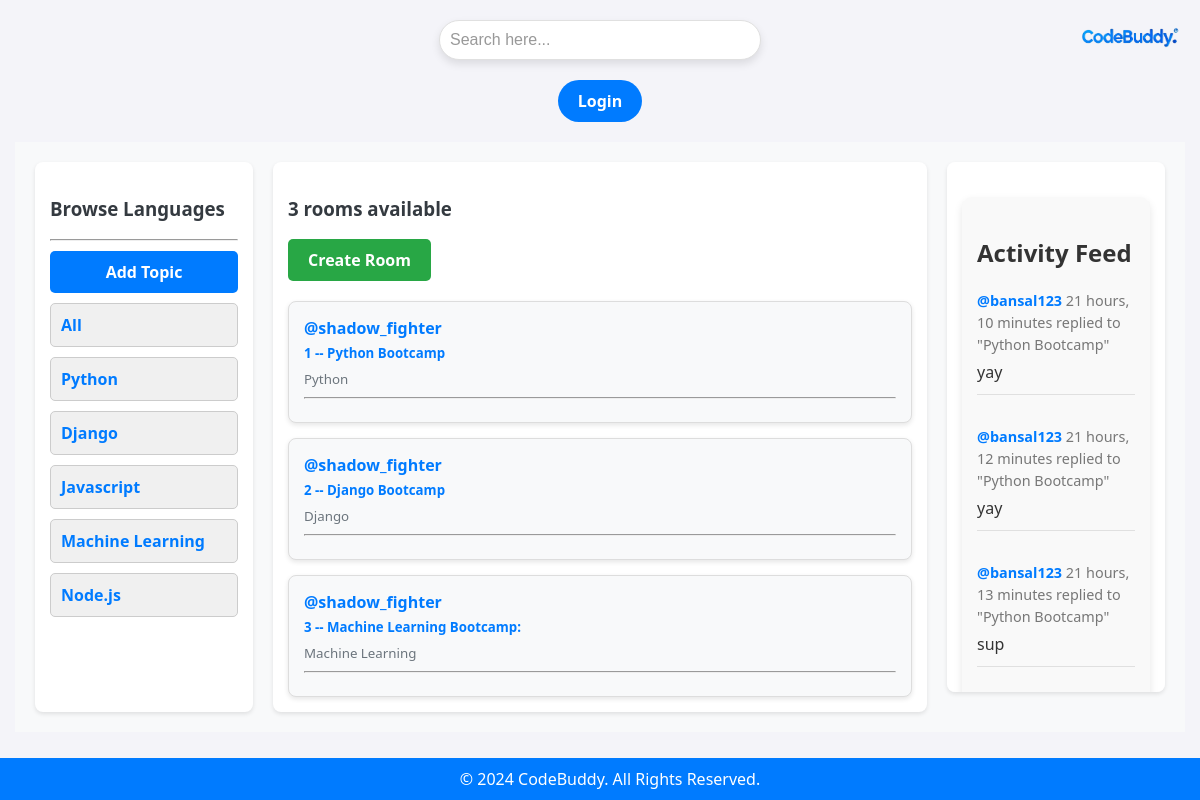
Page /?q=Python on the committed database.
### base1/models.py (models this page shows, shortened)
class Topic(models.Model):
    name = models.CharField(max_length=200)
    def __str__(self):
        return self.name

class Room(models.Model):
    host = models.ForeignKey(User, on_delete=models.SET_NULL, null = True)
    topic = models.ForeignKey(Topic, on_delete=models.SET_NULL, null = True)
    name = models.CharField(max_length=200)
    description = models.TextField(null = True)
    participants = models.ManyToManyField(User, related_name='participants', blank = True)
    updated = models.DateTimeField(auto_now= True)
    createds = models.DateTimeField(auto_now_add=True)
    class Meta:
        ordering = ['-updated', '-createds']
    def __str__(self):
        return self.name

class messages(models.Model):
    user = models.ForeignKey(User, on_delete=models.CASCADE)
    room = models.ForeignKey(Room, on_delete = models.CASCADE)
    body = models.TextField()
    updated = models.DateTimeField(auto_now= True)
    createds = models.DateTimeField(auto_now_add=True)
    class Meta:
        ordering = ['-updated', '-createds']

### base1/views.py (the view)
# urls.py: path('', views.home, name = "home" ),
def home(request):
    q = request.GET.get('q') if request.GET.get('q') != None else ''
    rooms = Room.objects.filter(
        Q(topic__name__icontains = q) |
        Q(name__icontains = q) |
        Q(description__icontains = q)
        )
    topics = Topic.objects.all()
    count_rooms = rooms.count()
    room_messages = messages.objects.filter(
        Q(room__topic__name__icontains = q)
    )
    context = {"rooms": rooms, "topics": topics, "count_rooms": count_rooms, "room_messages":room_messages}
    return render(request,'base1/home.html', context)

### base1/templates/base1/home.html (shortened to what this page needs)
{% extends "main.html" %}
{% block content %}
<div class="home-container">
    <div>
        {% include 'base1/topics_component.html' %}
    </div>
    <div>
        {% include 'base1/feed_component.html' %}
    </div>
    <div class="activity-feed">
        {% include 'base1/activity_component.html' %}
    </div>
</div>
{% endblock %}

### base1/templates/base1/topics_component.html (shortened to what this page needs)
<h3>Browse Languages</h3>
<hr>
<div class="topics-container">
    <a href="{% url 'create-topic' %}" class="add-topic-btn">Add Topic</a>
    <div class="topic-item">
        <a href="{% url 'home' %}" class="topic-link">All</a>
    </div>
    {% for topic in topics %}
    <div class="topic-item">
        <a href="{% url 'home' %}?q={{ topic.name }}" class="topic-link">{{ topic }}</a>
    </div>
    {% endfor %}
</div>

### base1/templates/base1/feed_component.html (shortened to what this page needs)
<h3>{{count_rooms}} rooms available</h3>
<a href="{% url 'create-room' %}" class="create-room-button">Create Room</a>
<div class="room-list">
    {% for room in rooms %}
    <div class="room-card">
        <span class="room-host"><a href="{% url 'user-profile' room.host.id %}">@{{room.host}}</a></span>
        <h5 class="room-title">{{room.id}} -- <a href="{% url 'room' room.id %}">{{room.name}}</a></h5>
        <small class="room-topic">{{room.topic}}</small>
        <hr>
    </div>
    {% endfor %}
</div>

### base1/templates/base1/activity_component.html (shortened to what this page needs)
<!DOCTYPE html>
<html lang="en">
<head>
</head>
<body>
    <div class="activity-feed-container">
        <h3>Activity Feed</h3>
        {% for message in room_messages %}
        <div class="activity-message">
            <small>
                <a href="{% url 'user-profile' message.user.id %}">@{{ message.user }}</a>
                {{ message.createds|timesince }}
            </small>
            <small> replied to "{{ message.room }}" </small>
            <p>{{ message.body }}</p>
            <hr>
        </div>
        {% endfor %}
    </div>
</body>
</html>

### templates/main.html (style rules this page uses)
body { font-family: 'Segoe UI', Tahoma, Geneva, Verdana, sans-serif; background-color: #f4f4f9; margin: 0; padding: 0; color: #333; }
a { text-decoration: none; color: #007bff; }
h1, h2, h3 { color: #333; font-weight: 600; }

### templates/navbar.html (style rules this page uses)
body { font-family: 'Segoe UI', Tahoma, Geneva, Verdana, sans-serif; background-color: #f4f4f9; margin: 0; padding: 0; color: #333; }
h3 { color: #333; font-weight: 600; }
a { text-decoration: none; color: #007bff; font-weight: bold; }

### base1/templates/base1/home.html (style rules this page uses)
.home-container { display: grid; grid-template-columns: 1fr 3fr 1fr; gap: 20px; padding: 20px; background-color: #f8f9fa; }
.home-container > div { background-color: white; border-radius: 8px; box-shadow: 0 2px 4px rgba(0, 0, 0, 0.1); padding: 15px; }
.activity-feed { max-height: 500px; overflow-y: auto; }
h3 { color: #343a40; }

### base1/templates/base1/topics_component.html (style rules this page uses)
.topics-container { display: flex; flex-direction: column; gap: 10px; margin-top: 10px; }
.add-topic-btn { display: inline-block; background-color: #007bff; color: white; padding: 10px 20px; border-radius: 5px; text-align: center; font-weight: bold; text-decoration: none; transition: background-color 0.3s; }
.topic-item { background-color: #f0f0f0; border: 1px solid #ccc; border-radius: 5px; padding: 10px; transition: background-color 0.3s; }
.topic-link { text-decoration: none; color: #007bff; font-weight: bold; display: block; }

### base1/templates/base1/feed_component.html (style rules this page uses)
.create-room-button { display: inline-block; padding: 10px 20px; background-color: #28a745; color: white; text-decoration: none; border-radius: 5px; margin-bottom: 20px; transition: background-color 0.3s ease; }
.room-list { display: flex; flex-direction: column; gap: 15px; }
.room-card { padding: 15px; background-color: #f8f9fa; border: 1px solid #ddd; border-radius: 8px; box-shadow: 0px 2px 5px rgba(0, 0, 0, 0.1); }
.room-host { font-weight: bold; color: #333; }
.room-title { margin: 5px 0; color: #007bff; }
.room-topic { color: #6c757d; }

### base1/templates/base1/activity_component.html (style rules this page uses)
.activity-feed-container { max-width: 600px; margin: 20px auto; padding: 15px; background-color: #f9f9f9; border-radius: 10px; box-shadow: 0 4px 8px rgba(0, 0, 0, 0.1); }
.activity-feed-container h3 { font-size: 1.5rem; color: #333; margin-bottom: 10px; }
.activity-message { padding: 10px 0; }
.activity-message small { color: #777; font-size: 0.9rem; }
.activity-message p { color: #333; font-size: 1rem; margin: 5px 0; line-height: 1.5; }
.activity-message a { text-decoration: none; color: #007bff; }
.activity-message hr { border: 0; border-top: 1px solid #e0e0e0; margin: 10px 0; }

### rows in the picture
Topic: name "Python"
Topic: name "Django"
Topic: name "Javascript"
Topic: name "Machine Learning"
Topic: name "Node.js"
Room: host "shadow_fighter", id "1", name "Python Bootcamp", topic "Python"
Room: host "shadow_fighter", id "2", name "Django Bootcamp", topic "Django"
Room: host "shadow_fighter", id "3", name "Machine Learning Bootcamp:", topic "Machine Learning"
messages: user "bansal123", createds "21 hours, 10 minutes", room "Python Bootcamp", body "yay"
messages: user "bansal123", createds "21 hours, 12 minutes", room "Python Bootcamp", body "yay"
messages: user "bansal123", createds "21 hours, 13 minutes", room "Python Bootcamp", body "sup"

### other values in the picture
{{ count_rooms }} "3"
